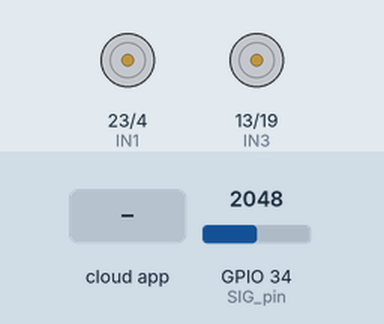
Recording of a sketch running on a simulated ESP32. Shown: motor-driver pin pairs drawn as motors (green arrow = first pin HIGH = forward, orange = second pin HIGH = backward, longer = more drive, scaled by the enable pin). The test bench sets the inputs (shaded band); at power-on: GPIO 34 (SIG_pin) = 2048. WiFi joins after 1.5 s; servers stay silent unless stated; the ROS host is connected and sends only what is stated; EEPROM starts erased; what the sketch prints to the serial monitor is not drawn.

Above: at 4.7 s.
4.8 s: the phone or cloud app sets line_command to LINEFOL
At 5.3 s:
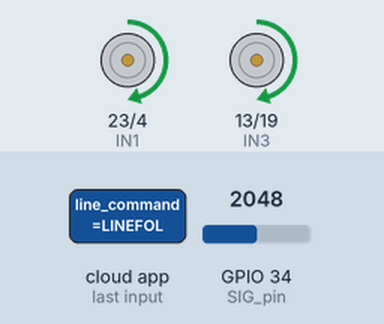
6.3 s: the phone or cloud app sets line_command to STOP
At 6.7 s:
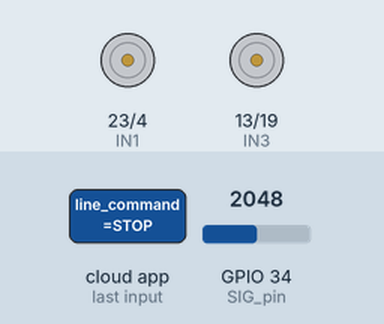
Timing chart, 0 to 9.3 s (numbered marks = the images above; inputs shaded):
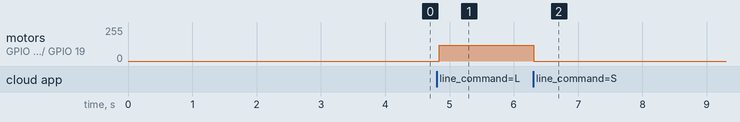

The sketch:

linefol_microros.ino
```cpp
#include <WiFi.h>
#include <micro_ros_arduino.h>
#include <rcl/rcl.h>
#include <rcl/error_handling.h>
#include <rclc/rclc.h>
#include <rclc/executor.h>
#include <std_msgs/msg/string.h>
#include <EEPROM.h>

// === WiFi & MicroROS ===
const char* ssid = "AIRLANGGA-HOTSPOT";
const char* password = "@irlangg@";
const char* agent_ip = "172.16.207.74";  // Ganti dengan IP laptop Anda
const int agent_port = 8888;

// === Line Sensor ===
#define NUM_LINE_SENSORS 12
int line_threshold[NUM_LINE_SENSORS];
int line_values[NUM_LINE_SENSORS];
bool line_calibrated = false;

int s0 = 25, s1 = 33, s2 = 32, s3 = 26, SIG_pin = 34;

// === Motor ===
#define ENA 18
#define ENB 17
#define IN1 23
#define IN2 4
#define IN3 13
#define IN4 19

// === MicroROS Objects ===
rcl_subscription_t subscriber;
rcl_publisher_t publisher;
rclc_executor_t executor;
rclc_support_t support;
rcl_allocator_t allocator;
rcl_node_t node;
std_msgs__msg__String sub_msg;
std_msgs__msg__String pub_msg;

// === Line Follower PID ===
float Kp = 0.02;
float Ki = 0.0;
float Kd = 0.002;
float error = 0, lastError = 0, integral = 0, lastPosition = 2500;

// === State ===
bool linefollower_active = false;

// === Function Declarations ===
void subscription_callback(const void* msgin);
bool setup_microros();

// Motor & Sensor Functions
void setMotor(int spdKanan, int spdKiri);
void init_mux();
int readMux(int ch);
void read_all_line_sensors();
void calibrate_line_sensors(int samples = 2000);
void load_line_thresholds();
void save_line_thresholds();
bool is_on_line(int i);
float calculatePosition(bool depan);
void auto_calib(int step);
void execute_linefol();

// ==================== SETUP ====================
void setup() {
  Serial.begin(115200);
  EEPROM.begin(512);

  // Motor pins
  pinMode(ENA, OUTPUT);
  pinMode(ENB, OUTPUT);
  pinMode(IN1, OUTPUT);
  pinMode(IN2, OUTPUT);
  pinMode(IN3, OUTPUT);
  pinMode(IN4, OUTPUT);

  // Line sensor mux
  init_mux();
  load_line_thresholds();
  Serial.println("Line thresholds loaded.");

  // WiFi
  WiFi.begin(ssid, password);
  Serial.print("Connecting to WiFi");
  while (WiFi.status() != WL_CONNECTED) {
    delay(500);
    Serial.print(".");
  }
  Serial.println("\nWiFi connected");

  // MicroROS
  if (!setup_microros()) {
    Serial.println("MicroROS setup failed!");
    while (1) delay(1000);
  }

  Serial.println("LineFollower MicroROS ready. Send: LINEFOL, CALIB_LINE, STOP");
}

void loop() {
  // Jalankan line follower jika aktif
  if (linefollower_active) {
    execute_linefol();
  }

  // Spin MicroROS
  rclc_executor_spin_some(&executor, RCL_MS_TO_NS(10));
  delay(10);
}

// ==================== MOTOR & SENSOR FUNCTIONS ====================
void setMotor(int spdKanan, int spdKiri) {
  if (spdKanan > 0) {
    digitalWrite(IN1, HIGH); digitalWrite(IN2, LOW);
  } else if (spdKanan < 0) {
    digitalWrite(IN1, LOW); digitalWrite(IN2, HIGH);
  } else {
    digitalWrite(IN1, LOW); digitalWrite(IN2, LOW);
  }
  analogWrite(ENA, constrain(abs(spdKanan), 0, 255));

  if (spdKiri > 0) {
    digitalWrite(IN3, HIGH); digitalWrite(IN4, LOW);
  } else if (spdKiri < 0) {
    digitalWrite(IN3, LOW); digitalWrite(IN4, HIGH);
  } else {
    digitalWrite(IN3, LOW); digitalWrite(IN4, LOW);
  }
  analogWrite(ENB, constrain(abs(spdKiri), 0, 255));
}

void init_mux() {
  pinMode(s0, OUTPUT); pinMode(s1, OUTPUT);
  pinMode(s2, OUTPUT); pinMode(s3, OUTPUT);
}

int readMux(int channel) {
  int sel[12][4] = {
    {0,0,0,0},{1,0,0,0},{0,1,0,0},{1,1,0,0},
    {0,0,1,0},{1,0,1,0},{0,1,1,0},{1,1,1,0},
    {0,0,0,1},{1,0,0,1},{0,1,0,1},{1,1,0,1}
  };
  digitalWrite(s0, sel[channel][0]);
  digitalWrite(s1, sel[channel][1]);
  digitalWrite(s2, sel[channel][2]);
  digitalWrite(s3, sel[channel][3]);
  return analogRead(SIG_pin);
}

void read_all_line_sensors() {
  for (int i = 0; i < NUM_LINE_SENSORS; i++) {
    line_values[i] = readMux(i);
    delay(2);
  }
}

bool is_on_line(int i) {
  return line_values[i] < line_threshold[i];
}

float calculatePosition(bool depan) {
  float weightedSum = 0;
  int sum = 0;
  int start = depan ? 6 : 0;
  for (int i = 0; i < 6; i++) {
    if (is_on_line(start + i)) {
      weightedSum += i * 1000;
      sum++;
    }
  }
  return (sum == 0) ? 2500 : weightedSum / sum;
}

void calibrate_line_sensors(int samples) {
  int minv[12], maxv[12];
  for (int i = 0; i < 12; i++) { minv[i] = 4095; maxv[i] = 0; }
  for (int s = 0; s < samples; s++) {
    read_all_line_sensors();
    for (int i = 0; i < 12; i++) {
      if (line_values[i] < minv[i]) minv[i] = line_values[i];
      if (line_values[i] > maxv[i]) maxv[i] = line_values[i];
    }
    delay(10);
  }
  for (int i = 0; i < 12; i++) {
    line_threshold[i] = (minv[i] + maxv[i]) / 2.5;
  }
  save_line_thresholds();
  line_calibrated = true;
}

void load_line_thresholds() {
  for (int i = 0; i < 12; i++) {
    EEPROM.get(i * sizeof(int), line_threshold[i]);
  }
}

void save_line_thresholds() {
  for (int i = 0; i < 12; i++) {
    EEPROM.put(i * sizeof(int), line_threshold[i]);
  }
  EEPROM.commit();
}

void auto_calib(int step) {
  for (int i = 0; i < step; i++) {
    unsigned long start = millis();
    while (millis() - start <= 1500) {
      if (millis() - start <= 700) {
        setMotor(100, 100);
      } else if (millis() - start <= 750) {
        setMotor(0, 0);
      } else if (millis() - start <= 1500) {
        setMotor(-100, -100);
      } else {
        setMotor(0, 0);
      }
      calibrate_line_sensors(1);
    }
  }
  line_calibrated = true;
}

void execute_linefol() {
  read_all_line_sensors();
  float position = calculatePosition(0); // sensor depan
  error = position-2500;
  lastPosition = position;

  integral = constrain(integral + error, -10000, 10000);
  float derivative = error - lastError;
  lastError = error;

  float output = (Kp * error) + (Ki * integral) + (Kd * derivative);

  int minSpeed = 120;
  int leftSpeed, rightSpeed;

  if (output < 0) {
    rightSpeed = minSpeed + abs(output);
    leftSpeed = minSpeed;
  } else {
    rightSpeed = minSpeed;
    leftSpeed = minSpeed + abs(output);
  }

  leftSpeed = constrain(leftSpeed, minSpeed, 230);
  rightSpeed = constrain(rightSpeed, minSpeed, 200);

  setMotor(rightSpeed, leftSpeed);
}

// ==================== MICRO-ROS ====================
void subscription_callback(const void* msgin) {
  const std_msgs__msg__String* msg = (const std_msgs__msg__String*)msgin;
  String command = String(msg->data.data);
  command.trim();
  command.toUpperCase();

  Serial.print("Received: "); Serial.println(command);

  if (command.startsWith("PID")) {
    // Format: "PID Kp Ki Kd"
    // Example: "PID 0.017 0.0 0.005"
    float newKp = Kp, newKi = Ki, newKd = Kd;
    bool success = false;

    // Split string manually (Arduino String has no robust split)
    int first = command.indexOf(' ');
    int second = command.indexOf(' ', first + 1);
    int third = command.indexOf(' ', second + 1);

    if (first != -1 && second != -1 && third != -1) {
      String kpStr = command.substring(first + 1, second);
      String kiStr = command.substring(second + 1, third);
      String kdStr = command.substring(third + 1);

      newKp = kpStr.toFloat();
      newKi = kiStr.toFloat();
      newKd = kdStr.toFloat();

      // Validate (non-negative, reasonable range)
      if (newKp >= 0 && newKp <= 1.0 &&
          newKi >= 0 && newKi <= 0.1 &&
          newKd >= 0 && newKd <= 1.0) {
        Kp = newKp;
        Ki = newKi;
        Kd = newKd;
        success = true;
      }
    }

    if (success) {
      char buffer[100];
      snprintf(buffer, sizeof(buffer), "PID updated: Kp=%.4f Ki=%.4f Kd=%.4f", Kp, Ki, Kd);
      pub_msg.data.data = buffer;
    } else {
      pub_msg.data.data = (char*)"Invalid PID format. Use: PID Kp Ki Kd (e.g., PID 0.02 0.0 0.01)";
    }
  }
  else if (command == "LINEFOL") {
    if (!line_calibrated) {
      pub_msg.data.data = (char*)"Line sensors not calibrated! Using EEPROM values.";
    } else {
      pub_msg.data.data = (char*)"Line follower started";
    }
    linefollower_active = true;
    integral = lastError = 0;
    lastPosition = 2500;
  }
  else if (command == "CALIB") {
    pub_msg.data.data = (char*)"Calibrating...";
    rcl_publish(&publisher, &pub_msg, NULL);
    calibrate_line_sensors(1000);
    pub_msg.data.data = (char*)"Calibration done";
  }
  else if (command == "STOP") {
    linefollower_active = false;
    setMotor(0, 0);
    pub_msg.data.data = (char*)"Stopped";
  }
  else {
    pub_msg.data.data = (char*)"Unknown: use LINEFOL, CALIB, STOP, or PID Kp Ki Kd";
  }

  pub_msg.data.size = strlen(pub_msg.data.data);
  rcl_publish(&publisher, &pub_msg, NULL);
}

bool setup_microros() {
  set_microros_wifi_transports((char*)ssid, (char*)password, (char*)agent_ip, agent_port);
  delay(2000);

  allocator = rcl_get_default_allocator();
  if (rclc_support_init(&support, 0, NULL, &allocator) != RCL_RET_OK) return false;
  if (rclc_node_init_default(&node, "linefollower_node", "", &support) != RCL_RET_OK) return false;
  if (rclc_subscription_init_default(
        &subscriber, &node,
        ROSIDL_GET_MSG_TYPE_SUPPORT(std_msgs, msg, String),
        "line_command") != RCL_RET_OK) return false;
  if (rclc_publisher_init_default(
        &publisher, &node,
        ROSIDL_GET_MSG_TYPE_SUPPORT(std_msgs, msg, String),
        "line_status") != RCL_RET_OK) return false;
  if (rclc_executor_init(&executor, &support.context, 1, &allocator) != RCL_RET_OK) return false;
  if (rclc_executor_add_subscription(&executor, &subscriber, &sub_msg, &subscription_callback, ON_NEW_DATA) != RCL_RET_OK) return false;

  sub_msg.data.data = (char*)malloc(50);
  sub_msg.data.capacity = 50;
  pub_msg.data.data = (char*)malloc(50);
  pub_msg.data.capacity = 50;

  return true;
}
```

Measured:
- after the input at 4.8 s, motor on GPIO 23 (IN1) / GPIO 4 (IN2), motor on GPIO 13 (IN3) / GPIO 19 (IN4): stopped → forward 120/255 at once
- after the input at 6.3 s, motor on GPIO 23 (IN1) / GPIO 4 (IN2), motor on GPIO 13 (IN3) / GPIO 19 (IN4): forward 120/255 → stopped at once
